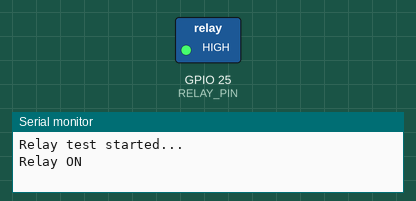
This sketch was run on a simulated ESP32. Shown: switched loads named in the sketch (green lamp = pin HIGH), the last lines printed to the serial monitor.

Above: at 1.0 s.
At 3.0 s:
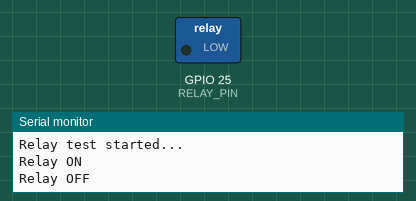
Timing chart, 0 to 5.2 s (numbered marks = the images above):
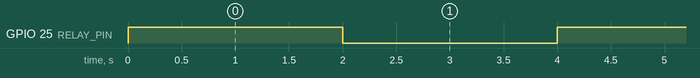

The sketch:

relay.ino
```cpp
#define RELAY_PIN 25  // GPIO25 is safe and commonly used

void setup() {
  Serial.begin(115200);
  pinMode(RELAY_PIN, OUTPUT);

  Serial.println("Relay test started...");
}

void loop() {
  digitalWrite(RELAY_PIN, HIGH);  // Relay ON
  Serial.println("Relay ON");
  delay(2000);

  digitalWrite(RELAY_PIN, LOW);   // Relay OFF
  Serial.println("Relay OFF");
  delay(2000);
}
```

Measured:
- by itself, GPIO 25 (RELAY_PIN): alternates HIGH for 2.0 s and LOW for 2.0 s
